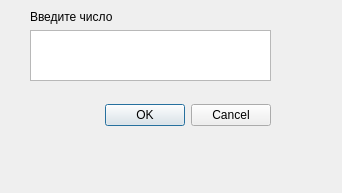
<?xml version="1.0" encoding="UTF-8"?>
<ui version="4.0">
 <class>Dialog</class>
 <widget class="QDialog" name="Dialog">
  <property name="geometry">
   <rect>
    <x>0</x>
    <y>0</y>
    <width>342</width>
    <height>193</height>
   </rect>
  </property>
  <property name="windowTitle">
   <string>Dialog</string>
  </property>
  <widget class="QDialogButtonBox" name="buttonBox">
   <property name="geometry">
    <rect>
     <x>40</x>
     <y>100</y>
     <width>231</width>
     <height>31</height>
    </rect>
   </property>
   <property name="orientation">
    <enum>Qt::Horizontal</enum>
   </property>
   <property name="standardButtons">
    <set>QDialogButtonBox::Cancel|QDialogButtonBox::Ok</set>
   </property>
  </widget>
  <widget class="QWidget" name="verticalLayoutWidget">
   <property name="geometry">
    <rect>
     <x>30</x>
     <y>10</y>
     <width>241</width>
     <height>71</height>
    </rect>
   </property>
   <layout class="QVBoxLayout" name="verticalLayout">
    <item>
     <widget class="QLabel" name="label">
      <property name="text">
       <string>Введите число</string>
      </property>
     </widget>
    </item>
    <item>
     <widget class="QPlainTextEdit" name="plainTextEdit">
      <property name="enabled">
       <bool>true</bool>
      </property>
      <property name="inputMethodHints">
       <set>Qt::ImhDigitsOnly</set>
      </property>
     </widget>
    </item>
   </layout>
  </widget>
 </widget>
 <resources/>
 <connections>
  <connection>
   <sender>buttonBox</sender>
   <signal>accepted()</signal>
   <receiver>Dialog</receiver>
   <slot>accept()</slot>
   <hints>
    <hint type="sourcelabel">
     <x>248</x>
     <y>254</y>
    </hint>
    <hint type="destinationlabel">
     <x>157</x>
     <y>274</y>
    </hint>
   </hints>
  </connection>
  <connection>
   <sender>buttonBox</sender>
   <signal>rejected()</signal>
   <receiver>Dialog</receiver>
   <slot>reject()</slot>
   <hints>
    <hint type="sourcelabel">
     <x>316</x>
     <y>260</y>
    </hint>
    <hint type="destinationlabel">
     <x>286</x>
     <y>274</y>
    </hint>
   </hints>
  </connection>
 </connections>
</ui>
